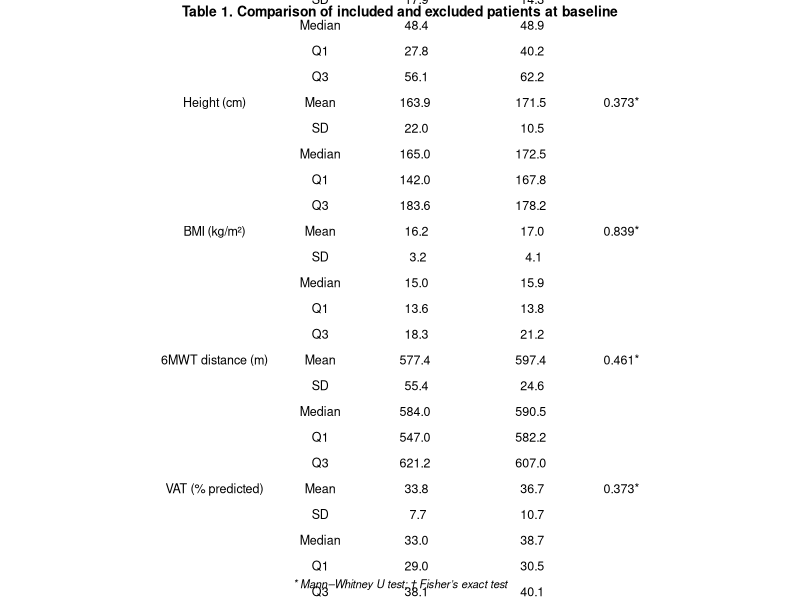

Write R code to recreate this figure. (Note: this script raises an error after producing the figure.)
## ---- chunk 1
knitr::opts_chunk$set(echo = TRUE, warning = FALSE, message = FALSE)
## ---- chunk 2
packages <- c("readxl", "dplyr", "gridExtra")

for (pkg in packages) {
  if (!require(pkg, character.only = TRUE)) {
    install.packages(pkg)
    library(pkg, character.only = TRUE)
  }
}
## ---- chunk 3
# Load package
library(readxl)

# Import datasets
included_data <- read_excel("../data/data_clean.xlsx")
excluded_data <- read_excel("../data/data_excluded.xlsx")

# Check structure
str(included_data)
str(excluded_data)
## ---- chunk 4

library(dplyr)
library(gridExtra)
library(grid)

# Descriptive statistics of included and excluded patients at baseline

# Fonction descriptive
describe <- function(x) {
  data.frame(
    Statistic = c("Mean", "SD", "Median", "Q1", "Q3"),
    Value = c(
      mean(x, na.rm = TRUE),
      sd(x, na.rm = TRUE),
      median(x, na.rm = TRUE),
      quantile(x, 0.25, na.rm = TRUE),
      quantile(x, 0.75, na.rm = TRUE)
    )
  )
}

vars <- c("age", "weight_kg", "height_cm", "bmi_kg_cm2",
          "6minwt_distance_traveled_m_before",
          "vat_before",
          "pedsql_totalself_before")

labels <- c(
  "Age (years)",
  "Weight (kg)",
  "Height (cm)",
  "BMI (kg/m²)",
  "6MWT distance (m)",
  "VAT (% predicted)",
  "PedsQL score (0–100)"
)

# Total sample sizes
n_inc_total <- nrow(included_data)
n_exc_total <- nrow(excluded_data)

table_list <- list()

for(i in seq_along(vars)) {
  
  var <- vars[i]
  
  x <- included_data[[var]]
  y <- excluded_data[[var]]
  
  x_clean <- x[!is.na(x)]
  y_clean <- y[!is.na(y)]
  
  p_val <- round(wilcox.test(x_clean, y_clean, exact = FALSE)$p.value, 3)
  p_val <- paste0(p_val, "*")
  
  inc <- describe(x)
  exc <- describe(y)
  
  df <- data.frame(
    Variable = c(labels[i], rep("", 4)),
    Statistic = inc$Statistic,
    Included = round(inc$Value, 1),
    Excluded = round(exc$Value, 1),
    p_value = c(p_val, rep("", 4))
  )
  
  table_list[[i]] <- df
}

table_final <- do.call(rbind, table_list)

# Sex comparison (Fisher's exact test)
p_sexe <- fisher.test(table(
  c(included_data$sexe, excluded_data$sexe),
  c(rep("Included", nrow(included_data)),
    rep("Excluded", nrow(excluded_data)))
))$p.value

p_sexe <- paste0(round(p_sexe, 3), "†")

sexe_inc <- table(included_data$sexe)
sexe_exc <- table(excluded_data$sexe)

sex_df <- data.frame(
  Variable = c("Sex (M/F)", rep("", length(sexe_inc)-1)),
  Statistic = names(sexe_inc),
  Included = as.numeric(sexe_inc),
  Excluded = as.numeric(sexe_exc),
  p_value = c(p_sexe, rep("", length(sexe_inc)-1))
)

table_final <- rbind(table_final, sex_df)

# Rename columns with total sample size
colnames(table_final)[3:4] <- c(
  paste0("Included (n=", n_inc_total, ")"),
  paste0("Excluded (n=", n_exc_total, ")")
)

table_final

# Export table as image
n_rows <- nrow(table_final)

png(
  "../figures/Table_1_Comparison_of_included_and_excluded_patients_at_baseline.png",
  width = 900,
  height = 2 + n_rows * 42,
  res = 150
)

tg <- tableGrob(
  table_final,
  rows = NULL,
  theme = ttheme_minimal(  
    core = list(
      fg_params = list(fontsize = 9)
    ),
    colhead = list(
      fg_params = list(fontsize = 10, fontface = "bold")
    )
  )
)

grid.arrange(
  textGrob(
    "Table 1. Comparison of included and excluded patients at baseline",
    gp = gpar(fontsize = 10, fontface = "bold")
  ),
  tg,
  textGrob(
    "* Mann–Whitney U test; † Fisher’s exact test",
    gp = gpar(fontsize = 8, fontface = "italic")
  ),
  ncol = 1,
  heights = c(0.2, 5, 0.3)
)

dev.off()
## ---- chunk 5

# Paired Wilcoxon test
wilcox_test <- wilcox.test(
  included_data$`6minwt_distance_traveled_m_after`,
  included_data$`6minwt_distance_traveled_m_before`,
  paired = TRUE,
  exact = TRUE
)
wilcox_test

# Export Wilcoxon test results to a text file
sink("../results/wilcoxon_test_results.txt")
cat("Paired Wilcoxon Test (6MWT before vs after)\n\n")
print(wilcox_test)
sink()

## ---- chunk 6
library(dplyr)
library(tidyr)
library(ggplot2)

# Data PedsQL before/after
pedsql_data <- included_data %>%
  select(
    pedsql_totalself_before, pedsql_totalself_after,
    pedsql_physiqueself_before, pedsql_physiqueself_after,
    pedsql_emotionself_before, pedsql_emotionself_after,
    pedsql_relationself_before, pedsql_relationself_after,
    pedsql_ecoleself_before, pedsql_ecoleself_after,
    pedsql_psycosocialself_before, pedsql_psycosocialself_after
  ) %>%
  pivot_longer(cols = everything(),
               names_to = "Variable",
               values_to = "Score") %>%
  mutate(
    Time = ifelse(grepl("before", Variable), "Before", "After"),
    Time = factor(Time, levels = c("Before", "After")),
    Dimension = case_when(
      grepl("total", Variable) ~ "Total Score",
      grepl("physique", Variable) ~ "Physical",
      grepl("emotion", Variable) ~ "Emotional",
      grepl("relation", Variable) ~ "Social",
      grepl("ecole", Variable) ~ "School",
      grepl("psycosocial", Variable) ~ "Psychosocial"
    )
  )

# Medians calculation for each dimension and time point
medians <- pedsql_data %>%
  group_by(Dimension, Time) %>%
  summarise(median = median(Score, na.rm = TRUE), .groups = "drop")

# Plot
p_pedsql <- ggplot(pedsql_data, aes(x = Time, y = Score, fill = Dimension)) +
  
  geom_boxplot(alpha = 0.5, outlier.shape = NA) +
  
  # Medians lines each dimension
  geom_line(
    data = medians,
    aes(x = Time, y = median, group = Dimension, color = Dimension),
    size = 1
  ) +
  
  # Medians points
  
  geom_point(
    data = medians,
    aes(x = Time, y = median, color = Dimension),
    size = 2
  ) +
  
  facet_wrap(~ Dimension, nrow = 2) +
  
  xlab("") +
  ylab("Score (0–100)") +
  ggtitle("Figure 4. Distribution of PedsQL Scores Before and After Intervention") +
  
  theme_bw() +
  theme(
    strip.text = element_text(face = "bold"),
    legend.position = "none"   
  )
p_pedsql

# Export
ggsave(
  "../figures/Figure_4_PedsQL_Before_After.png",
  plot = p_pedsql,
  width = 8,
  height = 6
)
## ---- chunk 7
# Spearman correlation
cor_test <- cor.test(
  included_data$`6minwt_distance_traveled_m_after`,
  included_data$pedsql_totalself_after,
  method = "spearman"
)

cor_test

# Export Spearman correlation results
sink("../results/spearman_correlation_results.txt")
cat("Spearman correlation (6MWT vs PedsQL)\n\n")
print(cor_test)
sink()

# Viewing
library(ggplot2)

# Create plot
p_corr <- ggplot(included_data, aes(
  x = `6minwt_distance_traveled_m_after`,
  y = pedsql_totalself_after
)) +
  geom_point() +
  geom_smooth(method = "loess", se = TRUE) +
  xlab("6-Minute Walk Distance (m)") +
  ylab("PedsQL Score (0–100)") +
  ggtitle("Figure 5. Correlation Between Quality of Life and Functional Capacity measured at 6mwt ") +
  theme_minimal()

p_corr

# Export PDF
ggsave(
  "../figures/Figure_5_Correlation_PedsQL_6MWT.png",
  plot = p_corr,
  width = 8,
  height = 6
)
